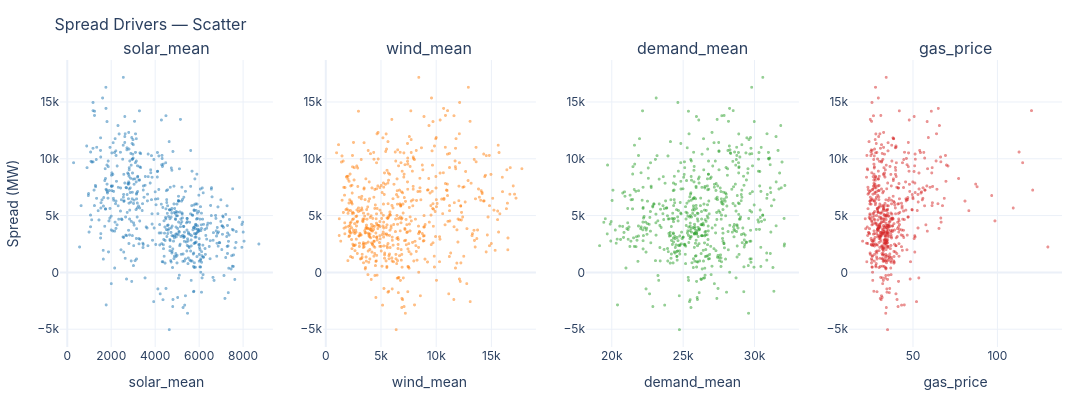

The notebook cell this image was saved under:
### Code cell
# Scatter grid: key drivers vs spread
drivers = ['solar_mean', 'wind_mean', 'demand_mean', 'gas_price']
fig = make_subplots(rows=1, cols=4, subplot_titles=drivers)
for i, drv in enumerate(drivers):
    fig.add_trace(go.Scattergl(
        x=daily_full[drv], y=daily_full['spread'],
        mode='markers', marker=dict(size=3, color=PALETTE[i], opacity=0.5),
        showlegend=False,
    ), row=1, col=i+1)
    fig.update_xaxes(title_text=drv, row=1, col=i+1)
fig.update_yaxes(title_text='Spread (MW)', row=1, col=1)
apply_layout(fig, title='Spread Drivers — Scatter', height=400, width=1200)
fig.show()

### Figure 1 — Plotly figure (JSON) as saved in the notebook; plotly's stock layout.template omitted (floating-point values rounded to 4 significant figures; data arrays with more than 128 entries replaced by an {"elided": "..."} marker saying what was removed)
{"data": [{"marker": {"color": "#1f77b4", "opacity": 0.5, "size": 3}, "mode": "markers", "showlegend": false, "type": "scattergl", "x": {"elided": "598 float values"}, "xaxis": "x", "y": {"elided": "598 float values"}, "yaxis": "y"}, {"marker": {"color": "#ff7f0e", "opacity": 0.5, "size": 3}, "mode": "markers", "showlegend": false, "type": "scattergl", "x": {"elided": "598 float values"}, "xaxis": "x2", "y": {"elided": "598 float values"}, "yaxis": "y2"}, {"marker": {"color": "#2ca02c", "opacity": 0.5, "size": 3}, "mode": "markers", "showlegend": false, "type": "scattergl", "x": {"elided": "598 float values"}, "xaxis": "x3", "y": {"elided": "598 float values"}, "yaxis": "y3"}, {"marker": {"color": "#d62728", "opacity": 0.5, "size": 3}, "mode": "markers", "showlegend": false, "type": "scattergl", "x": {"elided": "598 float values"}, "xaxis": "x4", "y": {"elided": "598 float values"}, "yaxis": "y4"}], "layout": {"annotations": [{"font": {"size": 16}, "showarrow": false, "text": "solar_mean", "x": 0.1062, "xanchor": "center", "xref": "paper", "y": 1, "yanchor": "bottom", "yref": "paper"}, {"font": {"size": 16}, "showarrow": false, "text": "wind_mean", "x": 0.3688, "xanchor": "center", "xref": "paper", "y": 1, "yanchor": "bottom", "yref": "paper"}, {"font": {"size": 16}, "showarrow": false, "text": "demand_mean", "x": 0.6313, "xanchor": "center", "xref": "paper", "y": 1, "yanchor": "bottom", "yref": "paper"}, {"font": {"size": 16}, "showarrow": false, "text": "gas_price", "x": 0.8938, "xanchor": "center", "xref": "paper", "y": 1, "yanchor": "bottom", "yref": "paper"}], "font": {"family": "Inter, Arial, sans-serif", "size": 12}, "height": 400, "hovermode": "x unified", "legend": {"orientation": "h", "x": 1, "xanchor": "right", "y": 1.02, "yanchor": "bottom"}, "margin": {"b": 50, "l": 60, "r": 30, "t": 60}, "title": {"font": {"size": 16}, "text": "Spread Drivers — Scatter"}, "width": 1200, "xaxis": {"anchor": "y", "domain": [0, 0.2125], "title": {"text": "solar_mean"}}, "xaxis2": {"anchor": "y2", "domain": [0.2625, 0.475], "title": {"text": "wind_mean"}}, "xaxis3": {"anchor": "y3", "domain": [0.525, 0.7375], "title": {"text": "demand_mean"}}, "xaxis4": {"anchor": "y4", "domain": [0.7875, 1], "title": {"text": "gas_price"}}, "yaxis": {"anchor": "x", "domain": [0, 1], "title": {"text": "Spread (MW)"}}, "yaxis2": {"anchor": "x2", "domain": [0, 1]}, "yaxis3": {"anchor": "x3", "domain": [0, 1]}, "yaxis4": {"anchor": "x4", "domain": [0, 1]}}}
